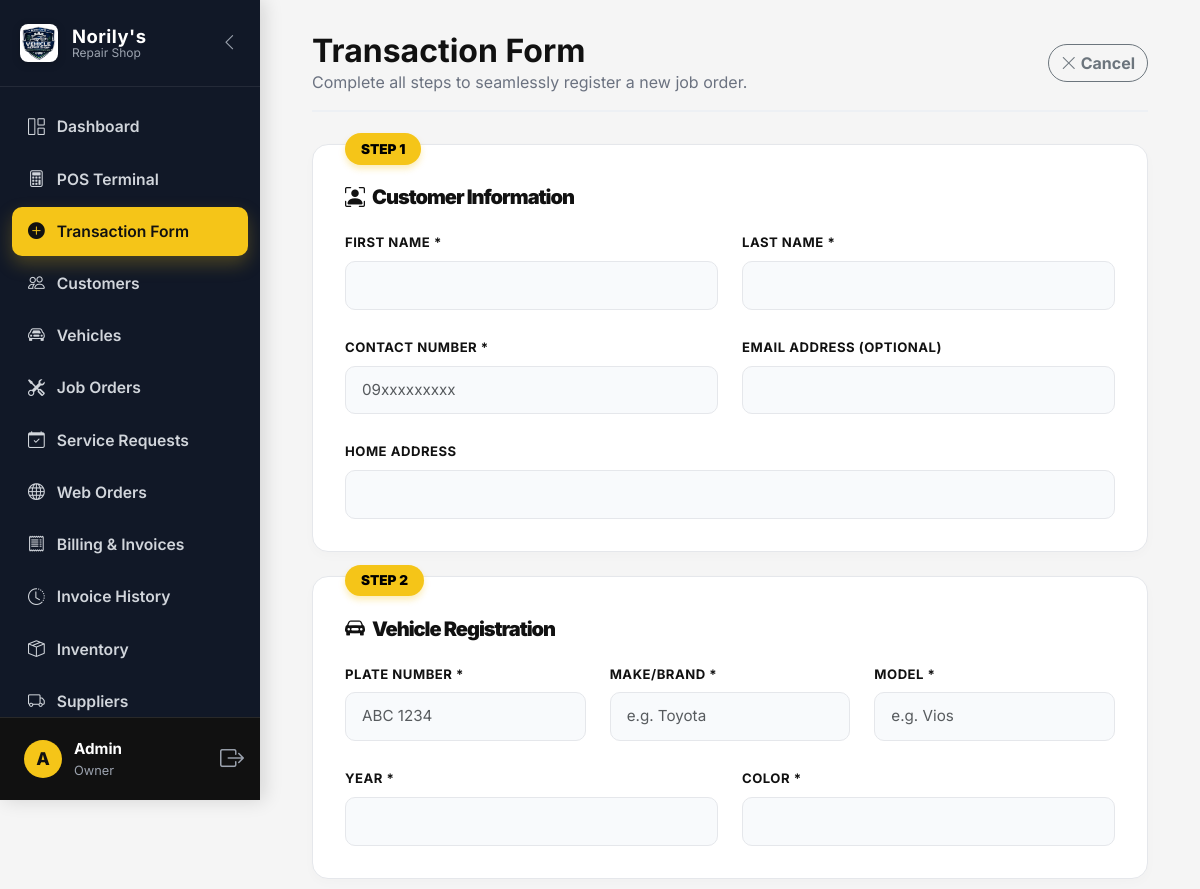
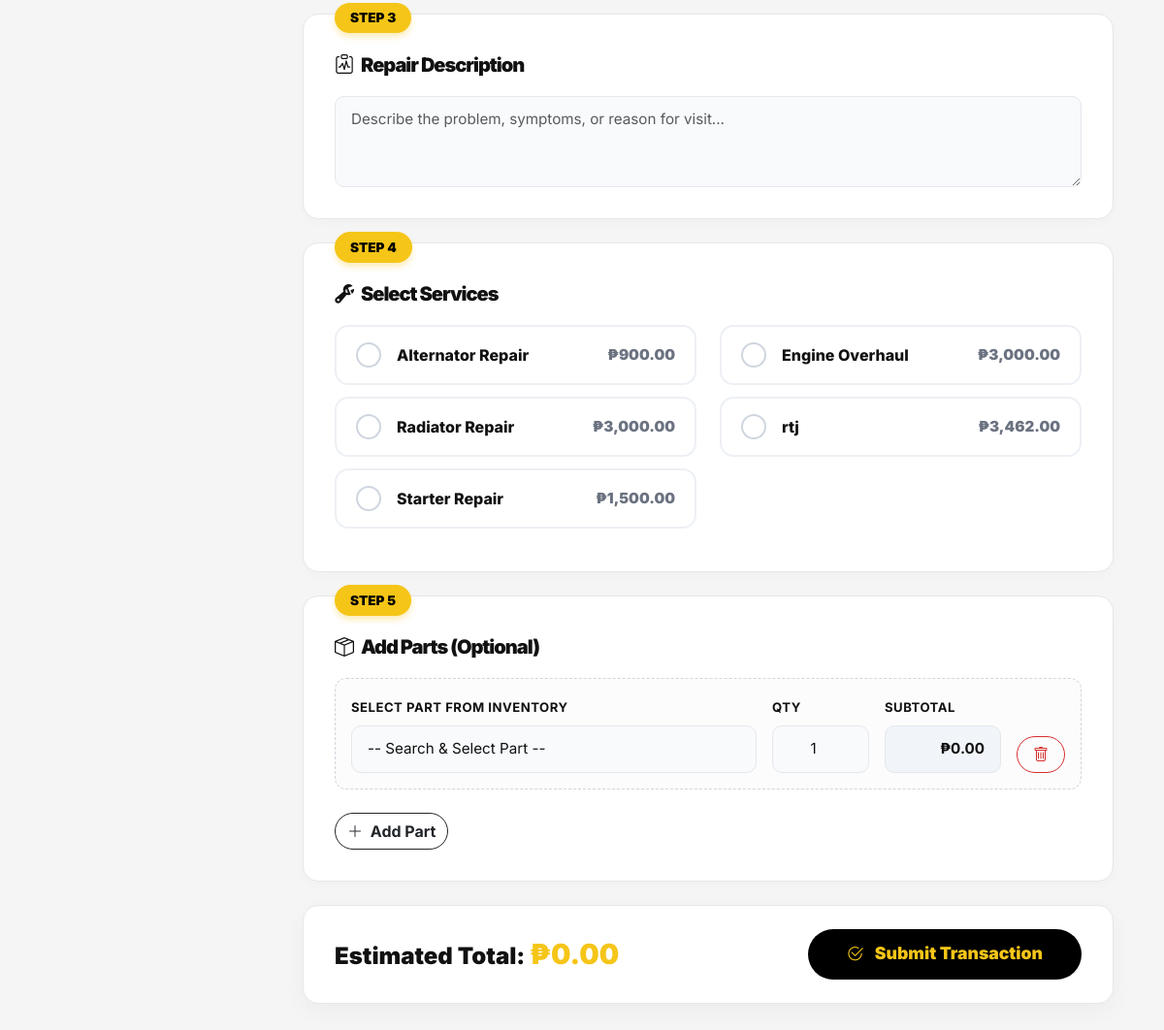
/views/create_transaction.php (signed in), run on the app's committed database (2 pictures, top to bottom).
### tables this page shows
CREATE TABLE `service` (
  `service_id` int(11) NOT NULL,
  `service_name` varchar(100) NOT NULL,
  `category` varchar(50) NOT NULL,
  `base_price` decimal(10,2) NOT NULL DEFAULT 0.00,
  `requires_down_payment` tinyint(1) NOT NULL DEFAULT 0,
  `warranty_days` smallint(6) NOT NULL DEFAULT 0,
  `description` text DEFAULT NULL,
  `is_active` tinyint(1) NOT NULL DEFAULT 1,
  `image` varchar(255) DEFAULT NULL,
  `full_description` text DEFAULT NULL,
  `features` text DEFAULT NULL
);

### views/create_transaction.php (the view, shortened to what this page needs)
<?php
$db = (new Database())->getConnection();
$services = $db->query("SELECT service_id, service_name, base_price FROM service WHERE is_active = 1 ORDER BY service_name")->fetchAll(PDO::FETCH_ASSOC);
?>
<!DOCTYPE html>
<html lang="en">
<head>
    <link href="https://cdn.jsdelivr.net/npm/bootstrap@5.3.0/dist/css/bootstrap.min.css" rel="stylesheet">
    <link rel="stylesheet" href="https://cdn.jsdelivr.net/npm/bootstrap-icons@1.11.1/font/bootstrap-icons.css">
    <link rel="stylesheet" href="../assets/css/style.css">
</head>
<body>
<div class="app-wrapper">
    <?php include '../includes/sidebar.php'; ?>
    <main class="main-content">
        <div class="container-fluid">
            <div class="step-container">
                <div class="dashboard-header d-flex justify-content-between align-items-center">
                    <div>
                        <h2 class="fw-bold mb-0">Transaction Form</h2>
                        <p class="text-muted mb-0">Complete all steps to seamlessly register a new job order.</p>
                    </div>
                    <a href="javascript:history.back()" class="btn btn-outline-secondary rounded-pill fw-bold">
                        <i class="bi bi-x-lg"></i> Cancel
                    </a>
                </div>
                <form action="" method="POST" id="unifiedForm">
                    <div class="section-card">
                        <div class="step-badge">STEP 1</div>
                        <h4 class="section-title"><i class="bi bi-person-bounding-box me-2"></i>Customer Information</h4>
                        <div class="row g-4">
                            <div class="col-md-6">
                                <label class="form-label">First Name *</label>
                                <input type="text" name="first_name" class="form-control" required>
                            </div>
                            <div class="col-md-6">
                                <label class="form-label">Last Name *</label>
                                <input type="text" name="last_name" class="form-control" required>
                            </div>
                            <div class="col-md-6">
                                <label class="form-label">Contact Number *</label>
                                <input type="text" name="contact_number" class="form-control" maxlength="11" placeholder="09xxxxxxxxx" required>
                            </div>
                            <div class="col-md-6">
                                <label class="form-label">Email Address (Optional)</label>
                                <input type="email" name="email" class="form-control">
                            </div>
                            <div class="col-12">
                                <label class="form-label">Home Address</label>
                                <input type="text" name="address" class="form-control">
                            </div>
                        </div>
                    </div>
                    <div class="section-card">
                        <div class="step-badge">STEP 2</div>
                        <h4 class="section-title"><i class="bi bi-car-front-fill me-2"></i>Vehicle Registration</h4>
                        <div class="row g-4">
                            <div class="col-md-4">
                                <label class="form-label">Plate Number *</label>
                                <input type="text" name="plate_number" class="form-control" placeholder="ABC 1234" required>
                            </div>
                            <div class="col-md-4">
                                <label class="form-label">Make/Brand *</label>
                                <input type="text" name="make" class="form-control" placeholder="e.g. Toyota" required>
                            </div>
                            <div class="col-md-4">
                                <label class="form-label">Model *</label>
                                <input type="text" name="model" class="form-control" placeholder="e.g. Vios" required>
                            </div>
                            <div class="col-md-6">
                                <label class="form-label">Year *</label>
                                <input type="number" name="year" class="form-control" min="1950" max="2026" required>
                            </div>
                            <div class="col-md-6">
                                <label class="form-label">Color *</label>
                                <input type="text" name="color" class="form-control" required>
                            </div>
                        </div>
                    </div>
                    <div class="section-card">
                        <div class="step-badge">STEP 3</div>
                        <h4 class="section-title"><i class="bi bi-clipboard-pulse me-2"></i>Repair Description</h4>
                        <textarea name="description" class="form-control" rows="3" placeholder="Describe the problem, symptoms, or reason for visit..." required></textarea>
                    </div>
                    <div class="section-card">
                        <div class="step-badge">STEP 4</div>
                        <h4 class="section-title"><i class="bi bi-wrench-adjustable me-2"></i>Select Services</h4>
                        <div class="row">
                            <?php foreach ($services as $svc): ?>
                                <div class="col-md-6">
                                    <div class="custom-service-card">
                                        <label for="svc_<?php echo $svc['service_id']; ?>">
                                            <div class="d-flex align-items-center">
                                                <div class="check-circle"></div>
                                                <span class="service-name"><?php echo htmlspecialchars($svc['service_name']); ?></span>
                                            </div>
                                            <span class="service-price">₱<?php echo number_format($svc['base_price'], 2); ?></span>
                                        </label>
                                    </div>
                                </div>
                            <?php endforeach; ?>
                        </div>
                    </div>
                    <div class="section-card">
                        <div class="step-badge">STEP 5</div>
                        <h4 class="section-title"><i class="bi bi-box-seam me-2"></i>Add Parts (Optional)</h4>
                        <div id="partsContainer">
                            </div>
                        <button type="button" class="btn btn-outline-dark rounded-pill fw-bold mt-2" onclick="addPartRow()">
                            <i class="bi bi-plus-lg me-1"></i> Add Part
                        </button>
                    </div>
                    <div class="action-footer">
                        <div class="total-display">
                            Estimated Total: <span id="liveTotal">₱0.00</span>
                        </div>
                        <button type="submit" class="btn-submit" onclick="return confirm('Save this walk-in transaction? This will automatically register the customer, vehicle, and job order.');">
                            <i class="bi bi-check2-circle me-2"></i> Submit Transaction
                        </button>
                    </div>
                </form>
            </div>
        </div>
    </main>
</div>
</body>
</html>

### assets/css/style.css (style rules this page uses)
:root { --primary-yellow: #f5c518; --yellow-dark: #d9a900; --black: #111111; --dark-gray: #1f2937; --muted-gray: #6b7280; --light-gray: #f5f5f5; --border-light: #e5e7eb; --white: #ffffff; --success-bg: #d1fae5; --success-text: #047857; --warning-bg: #fef3c7; --warning-text: #92400e; --danger-bg: #fee2e2; --danger-text: #b91c1c; --dashboard-sidebar-bg: #111111; --dashboard-sidebar-hover: #1f1f1f; --dashboard-primary: #f5c518; --dashboard-primary-hover: #d9a900; --dashboard-primary-soft: #fff8d6; --dashboard-success: #047857; --dashboard-danger: #d72e2e; --dashboard-warning: #d97706; --dashboard-bg: #f5f5f5; --dashboard-card-bg: #ffffff; --dashboard-text-main: #111111; --dashboard-text-muted: #6b7280; --dashboard-cloud: #d1d5db; --dashboard-ocean: #f5c518; }
html { scroll-behavior: smooth; }
body { font-family: Arial, sans-serif; color: var(--black); background: var(--white); }
.section-title { color: var(--black); font-weight: 900; letter-spacing: -1px; }
.app-wrapper { display: flex; min-height: 100vh; background-color: var(--dashboard-bg); color: var(--dashboard-text-main); font-family: 'Inter', system-ui, -apple-system, sans-serif; font-size: 16px; overflow-x: hidden; }
.app-wrapper .text-muted { color: var(--dashboard-text-muted) !important; }
.main-content { flex-grow: 1; margin-left: 260px; padding: 2rem 2.5rem; background-color: var(--dashboard-bg); min-height: 100vh; }
.main-content h1, .main-content h2, .main-content h3, .main-content h4, .main-content h5, .main-content h6 { color: var(--dashboard-text-main); }
.app-wrapper .form-control, .app-wrapper .form-select { border: 1px solid var(--border-light); border-radius: 10px; color: var(--dashboard-text-main); }
.app-wrapper .form-label { color: var(--dashboard-text-main); font-weight: 700; }

### views/create_transaction.php (style rules this page uses)
.step-container { max-width: 850px; margin: 0 auto; padding-bottom: 3rem; }
.dashboard-header { margin-bottom: 2rem; padding-bottom: 1rem; border-bottom: 2px solid #edf0f4; }
.section-card { background: #fff; border: 1px solid #e5e7eb; border-radius: 16px; padding: 2rem; margin-bottom: 1.5rem; box-shadow: 0 4px 12px rgba(0,0,0,0.02); position: relative; }
.step-badge { position: absolute; top: -12px; left: 2rem; background: var(--dashboard-primary); color: #000; font-weight: 900; font-size: 0.85rem; padding: 0.35rem 1rem; border-radius: 999px; box-shadow: 0 4px 6px rgba(245, 197, 24, 0.3); }
.section-title { font-size: 1.25rem; font-weight: 900; color: var(--dashboard-text-main); margin-bottom: 1.25rem; margin-top: 0.5rem; }
.form-label { font-size: 0.82rem; font-weight: 800; color: var(--dashboard-text-muted); text-transform: uppercase; letter-spacing: 0.5px; }
.form-control, .form-select { border-radius: 12px; border: 1px solid #cfd6df; padding: 0.75rem 1rem; font-size: 0.95rem; background: #f8fafc; }
.custom-service-card label { display: flex; justify-content: space-between; align-items: center; width: 100%; padding: 1rem 1.25rem; border: 2px solid #edf0f4; border-radius: 14px; background: #fff; cursor: pointer; transition: all 0.2s cubic-bezier(0.4, 0, 0.2, 1); margin-bottom: 0.75rem; }
.check-circle { width: 26px; height: 26px; border-radius: 50%; border: 2px solid #cfd6df; display: flex; align-items: center; justify-content: center; margin-right: 1rem; transition: all 0.2s ease; background: #fff; }
.service-name { font-size: 1rem; font-weight: 800; color: var(--dashboard-text-main); }
.service-price { font-weight: 900; font-size: 0.95rem; color: var(--dashboard-text-muted); }
.action-footer { background: #fff; border: 1px solid #e5e7eb; border-radius: 16px; padding: 1.5rem 2rem; display: flex; justify-content: space-between; align-items: center; box-shadow: 0 8px 24px rgba(0,0,0,0.04); position: sticky; bottom: 2rem; z-index: 10; }
.total-display { font-size: 1.5rem; font-weight: 900; color: var(--dashboard-text-main); }
.total-display span { color: var(--dashboard-primary); font-size: 1.8rem; }
.btn-submit { background: #000; color: var(--dashboard-primary); font-weight: 900; padding: 0.8rem 2.5rem; border-radius: 999px; border: none; font-size: 1.1rem; transition: 0.3s; }

### data on the page
service: service_name "Alternator Repair", base_price "900.00"
service: service_name "Engine Overhaul", base_price "3,000.00"
service: service_name "Radiator Repair", base_price "3,000.00"
service: service_name "rtj", base_price "3,462.00"
service: service_name "Starter Repair", base_price "1,500.00"

### other printed values
$userInitial "A"
$_SESSION['first_name'] "Admin"
$userRole "Owner"
